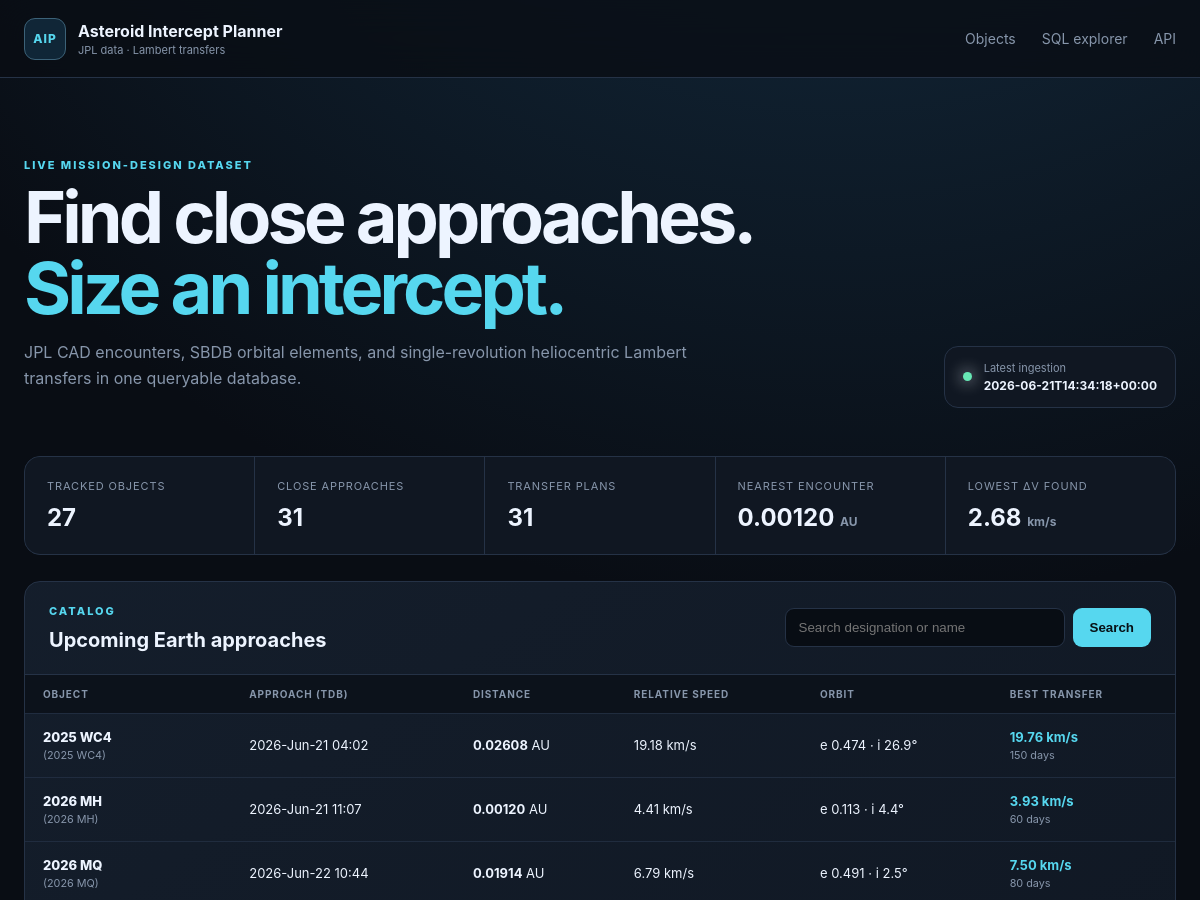
Before: / (upper part) with the older database file.
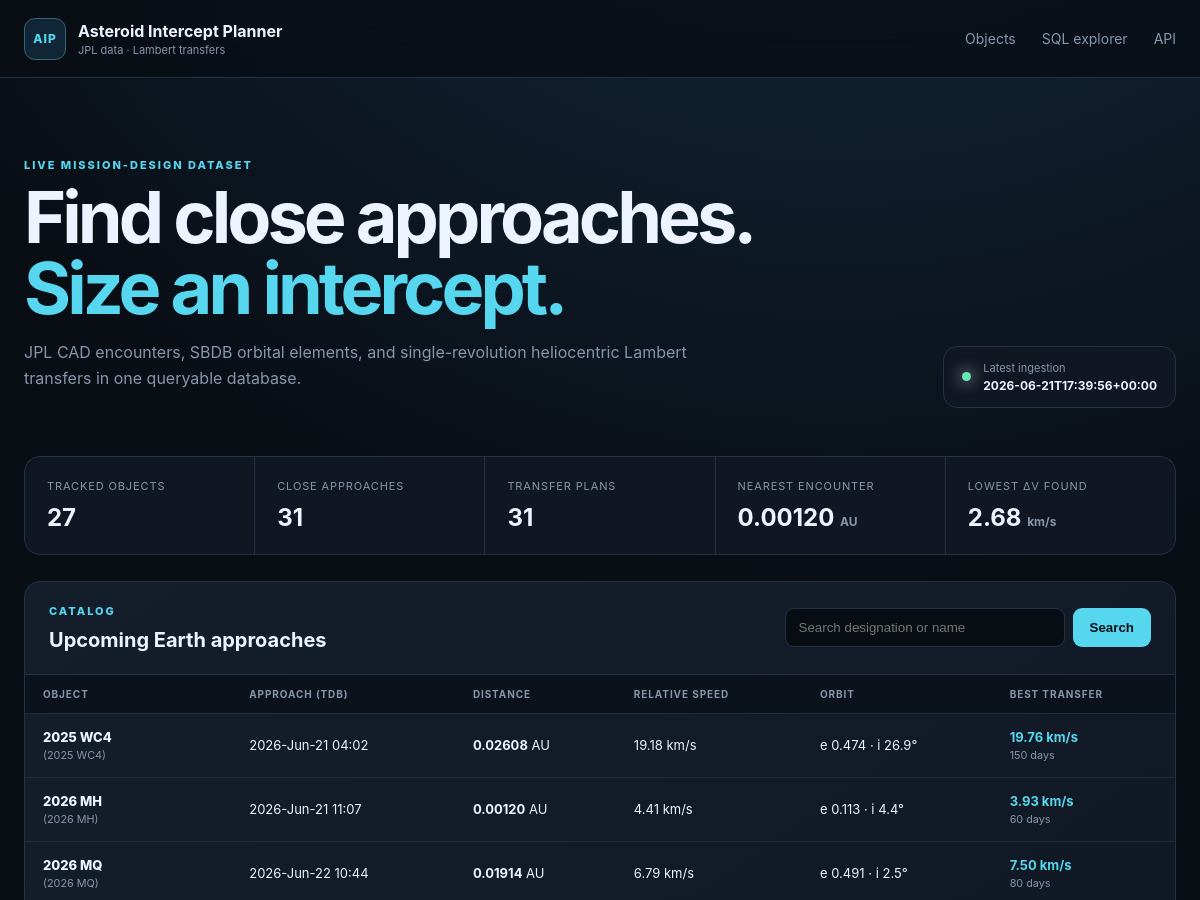
After: the same page with the newer database file.
### tables this page shows
CREATE TABLE ingestion_runs (
    run_id INTEGER PRIMARY KEY AUTOINCREMENT,
    started_at TEXT NOT NULL,
    finished_at TEXT,
    status TEXT NOT NULL CHECK (status IN ('running', 'success', 'failed')),
    source TEXT NOT NULL,
    query_json TEXT NOT NULL,
    object_count INTEGER NOT NULL DEFAULT 0,
    error_message TEXT
);

CREATE TABLE intercept_plans (
    plan_id INTEGER PRIMARY KEY AUTOINCREMENT,
    approach_id INTEGER NOT NULL REFERENCES close_approaches(approach_id) ON DELETE CASCADE,
    method TEXT NOT NULL,
    departure_jd_tdb REAL NOT NULL,
    arrival_jd_tdb REAL NOT NULL,
    tof_days REAL NOT NULL,
    departure_dv_kms REAL NOT NULL,
    arrival_dv_kms REAL NOT NULL,
    total_dv_kms REAL NOT NULL,
    c3_km2_s2 REAL,
    leo_departure_dv_kms REAL,
    polyline_json TEXT,
    computed_at TEXT NOT NULL,
    UNIQUE (approach_id, method)
);

CREATE TABLE asteroids (
    designation TEXT PRIMARY KEY,
    fullname TEXT,
    absolute_magnitude_h REAL,
    diameter_km REAL,
    first_seen_at TEXT NOT NULL,
    updated_at TEXT NOT NULL
);

CREATE TABLE close_approaches (
    approach_id INTEGER PRIMARY KEY AUTOINCREMENT,
    designation TEXT NOT NULL REFERENCES asteroids(designation) ON DELETE CASCADE,
    body TEXT NOT NULL DEFAULT 'Earth',
    close_approach_jd_tdb REAL NOT NULL,
    close_approach_text TEXT,
    distance_au REAL NOT NULL,
    distance_min_au REAL,
    distance_max_au REAL,
    relative_velocity_kms REAL,
    hyperbolic_excess_velocity_kms REAL,
    time_uncertainty TEXT,
    ingested_at TEXT NOT NULL,
    UNIQUE (designation, body, close_approach_jd_tdb)
);

CREATE TABLE orbital_elements (
    designation TEXT PRIMARY KEY REFERENCES asteroids(designation) ON DELETE CASCADE,
    epoch_jd_tdb REAL,
    semi_major_axis_au REAL NOT NULL,
    eccentricity REAL NOT NULL,
    inclination_deg REAL NOT NULL,
    raan_deg REAL NOT NULL,
    arg_periapsis_deg REAL NOT NULL,
    mean_anomaly_deg REAL,
    perihelion_time_jd_tdb REAL,
    perihelion_distance_au REAL,
    aphelion_distance_au REAL,
    orbital_period_days REAL,
    earth_moid_au REAL,
    condition_code TEXT,
    orbit_id TEXT,
    source TEXT NOT NULL,
    updated_at TEXT NOT NULL
);

### app/web.py (the view)
    @application.route("/")
    def index():
        search = request.args.get("q", "").strip()
        sort = request.args.get("sort", "date")
        order = request.args.get("order", "asc")
        return render_template(
            "index.html",
            rows=list_asteroids(search, sort, order, path=settings.database_path),
            stats=dashboard_stats(settings.database_path),
            latest_run=latest_ingestion(settings.database_path),
            search=search,
            sort=sort,
            order=order,
        )

### app/database.py (called while the page is built)
def _dict_row(cursor: sqlite3.Cursor, row: tuple[Any, ...]) -> dict[str, Any]:
    return {column[0]: row[index] for index, column in enumerate(cursor.description)}

@contextmanager
def connect(path: Path | None = None) -> Iterator[sqlite3.Connection]:
    database_path = Path(path or get_settings().database_path)
    database_path.parent.mkdir(parents=True, exist_ok=True)
    connection = sqlite3.connect(database_path, timeout=30)
    connection.row_factory = _dict_row
    connection.execute("PRAGMA foreign_keys = ON")
    connection.execute("PRAGMA busy_timeout = 30000")
    try:
        yield connection
    finally:
        connection.close()

def initialize_database(path: Path | None = None) -> Path:
    database_path = Path(path or get_settings().database_path)
    schema = Path(__file__).with_name("schema.sql").read_text(encoding="utf-8")
    with connect(database_path) as connection:
        schema_version = int(connection.execute("PRAGMA user_version").fetchone()["user_version"])
        if schema_version < 2:
            connection.executescript(schema)
            connection.commit()
    return database_path

def fetch_all(
    query: str, params: Sequence[Any] = (), path: Path | None = None
) -> list[dict[str, Any]]:
    initialize_database(path)
    with connect(path) as connection:
        return connection.execute(query, params).fetchall()

def fetch_one(
    query: str, params: Sequence[Any] = (), path: Path | None = None
) -> dict[str, Any] | None:
    rows = fetch_all(query, params, path)
    return rows[0] if rows else None

def dashboard_stats(path: Path | None = None) -> dict[str, Any]:
    return (
        fetch_one(
            """
        SELECT
          (SELECT COUNT(*) FROM asteroids) AS asteroid_count,
          (SELECT COUNT(*) FROM close_approaches) AS approach_count,
          (SELECT COUNT(*) FROM intercept_plans) AS plan_count,
          (SELECT MIN(distance_au) FROM close_approaches) AS nearest_distance_au,
          (SELECT MIN(total_dv_kms) FROM intercept_plans) AS lowest_total_dv_kms
        """,
            path=path,
        )
        or {}
    )

def latest_ingestion(path: Path | None = None) -> dict[str, Any] | None:
    return fetch_one("SELECT * FROM ingestion_runs ORDER BY run_id DESC LIMIT 1", path=path)

### app/templates/index.html (shortened to what this page needs)
{% extends "base.html" %}
{% block content %}
<section class="hero">
  <div>
    <p class="eyebrow">LIVE MISSION-DESIGN DATASET</p>
    <h1>Find close approaches.<br><span>Size an intercept.</span></h1>
    <p>JPL CAD encounters, SBDB orbital elements, and single-revolution heliocentric Lambert transfers in one queryable database.</p>
  </div>
  <div class="run-status">
    <span class="status-dot {{ 'ok' if latest_run and latest_run.status == 'success' else '' }}"></span>
    <div><small>Latest ingestion</small><strong>{{ latest_run.finished_at if latest_run else 'No run recorded' }}</strong></div>
  </div>
</section>
<section class="metrics">
  <article><small>Tracked objects</small><strong>{{ stats.asteroid_count or 0 }}</strong></article>
  <article><small>Close approaches</small><strong>{{ stats.approach_count or 0 }}</strong></article>
  <article><small>Transfer plans</small><strong>{{ stats.plan_count or 0 }}</strong></article>
  <article><small>Nearest encounter</small><strong>{{ stats.nearest_distance_au|number(5) }} <em>AU</em></strong></article>
  <article><small>Lowest Δv found</small><strong>{{ stats.lowest_total_dv_kms|number(2) }} <em>km/s</em></strong></article>
</section>
<section class="panel">
  <div class="panel-header">
    <div><p class="eyebrow">CATALOG</p><h2>Upcoming Earth approaches</h2></div>
    <form class="search" method="get">
      <input type="search" name="q" value="{{ search }}" placeholder="Search designation or name">
      <button>Search</button>
    </form>
  </div>
  <div class="table-wrap">
    <table>
      <thead><tr>
        <th>Object</th><th>Approach (TDB)</th><th>Distance</th><th>Relative speed</th>
        <th>Orbit</th><th>Best transfer</th>
      </tr></thead>
      <tbody>
      {% for row in rows %}
        <tr>
          <td><a class="object-link" href="{{ url_for('asteroid_detail', designation=row.designation) }}">{{ row.designation }}</a><small>{{ row.fullname or '' }}</small></td>
          <td>{{ row.close_approach_text or row.close_approach_jd_tdb|number(2) }}</td>
          <td><strong>{{ row.distance_au|number(5) }}</strong> AU</td>
          <td>{{ row.relative_velocity_kms|number(2) }} km/s</td>
          <td>e {{ row.eccentricity|number(3) }} · i {{ row.inclination_deg|number(1) }}°</td>
          <td>{% if row.total_dv_kms is not none %}<strong class="accent">{{ row.total_dv_kms|number(2) }} km/s</strong><small>{{ row.tof_days|number(0) }} days</small>{% else %}<span class="muted">No feasible grid solution</span>{% endif %}</td>
        </tr>
      {% else %}
        <tr><td class="empty" colspan="6">The database is empty. Run <code>python -m app.ingest</code> to populate it.</td></tr>
      {% endfor %}
      </tbody>
    </table>
  </div>
</section>
{% endblock %}

### app/templates/base.html (shortened to what this page needs)
<!doctype html>
<html lang="en">
  <head>
    <link rel="stylesheet" href="{{ url_for('static', filename='style.css') }}">
  </head>
  <body>
    <header class="site-header">
      <a class="brand" href="{{ url_for('index') }}">
        <span class="brand-mark">AIP</span>
        <span><strong>Asteroid Intercept Planner</strong><small>JPL data · Lambert transfers</small></span>
      </a>
      <nav>
        <a href="{{ url_for('index') }}">Objects</a>
        <a href="{{ url_for('data_explorer') }}">SQL explorer</a>
        <a href="{{ url_for('asteroid_api') }}">API</a>
      </nav>
    </header>
    <main>{% block content %}{% endblock %}</main>
  </body>
</html>

### app/static/style.css (style rules this page uses)
:root { --bg:#090d14;--surface:#101722;--surface-2:#151f2d;--line:#253246;--text:#edf4ff;--muted:#8796ab;--cyan:#56d7ef;--green:#67e8b5;--orange:#ffad66;--max:1440px;font-family:Inter,ui-sans-serif,system-ui,-apple-system,BlinkMacSystemFont,"Segoe UI",sans-serif;color-scheme:dark }
* { box-sizing:border-box }
body { margin:0;background:radial-gradient(circle at 70% -20%,#16334a 0,transparent 35%),var(--bg);color:var(--text);min-height:100vh }
.site-header { height:78px;border-bottom:1px solid var(--line);display:flex;align-items:center;justify-content:space-between;padding:0 max(24px,calc((100vw - var(--max))/2));background:rgba(9,13,20,.78);backdrop-filter:blur(18px);position:sticky;top:0;z-index:10 }
.brand { display:flex;gap:12px;align-items:center;text-decoration:none;color:var(--text) }
.brand-mark { width:42px;height:42px;border:1px solid #3c6278;background:#102637;border-radius:11px;display:grid;place-items:center;color:var(--cyan);font-size:12px;font-weight:800;letter-spacing:.08em }
.brand strong,.brand small { display:block }
.brand small { color:var(--muted);font-size:11px;margin-top:2px }
.site-header nav { display:flex;gap:26px }
.site-header nav a { color:var(--muted);text-decoration:none;font-size:14px }
main { max-width:var(--max);margin:auto;padding:42px 24px 80px }
.hero { display:flex;justify-content:space-between;align-items:flex-end;padding:38px 0 48px }
.eyebrow { font-size:11px;letter-spacing:.18em;color:var(--cyan);font-weight:800;margin:0 0 10px }
.hero h1,.detail-hero h1 { font-size:clamp(42px,6vw,82px);line-height:.98;margin:0;letter-spacing:-.055em }
.hero h1 span { color:var(--cyan) }
.hero>div>p:last-child,.detail-hero>p:last-child { color:var(--muted);max-width:680px;line-height:1.65 }
.run-status { display:flex;align-items:center;gap:12px;padding:14px 18px;border:1px solid var(--line);border-radius:14px;background:var(--surface) }
.run-status small,.run-status strong { display:block }
.run-status small { color:var(--muted);font-size:11px }
.run-status strong { font-size:12px;margin-top:3px }
.status-dot { width:9px;height:9px;border-radius:50%;background:var(--orange);box-shadow:0 0 16px currentColor }
.status-dot.ok { background:var(--green) }
.metrics { display:grid;grid-template-columns:repeat(5,1fr);gap:1px;background:var(--line);border:1px solid var(--line);border-radius:16px;overflow:hidden;margin-bottom:26px }
.metrics article { background:var(--surface);padding:22px }
.metrics small { display:block;color:var(--muted);font-size:11px;text-transform:uppercase;letter-spacing:.08em }
.metrics strong { display:block;font-size:24px;margin-top:10px }
.metrics em { font-size:12px;color:var(--muted);font-style:normal }
.panel { border:1px solid var(--line);background:linear-gradient(145deg,rgba(21,31,45,.93),rgba(12,18,28,.93));border-radius:16px;overflow:hidden }
.panel-header { padding:22px 24px;border-bottom:1px solid var(--line);display:flex;align-items:center;justify-content:space-between;gap:24px }
.panel-header h2,.note-card h2,.table-list h2 { margin:0;font-size:20px }
.search { display:flex;gap:8px }
input,textarea { background:#080d14;border:1px solid var(--line);color:var(--text);border-radius:9px;padding:11px 13px }
input { min-width:280px }
button,.button { background:var(--cyan);border:0;color:#071015;border-radius:9px;padding:11px 17px;font-weight:800;cursor:pointer;text-decoration:none;display:inline-block }
.table-wrap { overflow:auto }
table { width:100%;border-collapse:collapse;font-size:13px }
th { text-align:left;color:var(--muted);font-size:10px;text-transform:uppercase;letter-spacing:.09em;padding:13px 18px;background:#0c121b;white-space:nowrap }
td { border-top:1px solid rgba(37,50,70,.75);padding:15px 18px;white-space:nowrap }
td small { display:block;color:var(--muted);margin-top:4px }
.object-link { color:var(--text);font-weight:800;text-decoration:none }
.object-link:hover,.accent { color:var(--cyan) }

Changed rows visible on the page:
no longer on this page (row unchanged): ingestion_runs: finished_at "2026-06-21T14:34:18+00:00"
added ingestion_runs: finished_at "2026-06-21T17:39:56+00:00"
